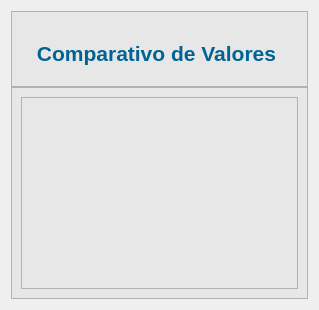
            <widget class="QWidget" name="pg_comparativo">
             <layout class="QVBoxLayout" name="verticalLayout_2">
              <property name="spacing">
               <number>0</number>
              </property>
              <item>
               <widget class="QFrame" name="frame_12">
                <property name="styleSheet">
                 <string notr="true">QFrame{
Background-color: rgb(231, 231, 231);
}</string>
                </property>
                <property name="frameShape">
                 <enum>QFrame::StyledPanel</enum>
                </property>
                <property name="frameShadow">
                 <enum>QFrame::Raised</enum>
                </property>
                <layout class="QHBoxLayout" name="horizontalLayout_13">
                 <property name="spacing">
                  <number>0</number>
                 </property>
                 <property name="leftMargin">
                  <number>0</number>
                 </property>
                 <property name="bottomMargin">
                  <number>0</number>
                 </property>
                 <item>
                  <widget class="QLabel" name="label_10">
                   <property name="styleSheet">
                    <string notr="true">padding:20;
color: rgb(0, 99, 148);</string>
                   </property>
                   <property name="text">
                    <string>&lt;html&gt;&lt;head/&gt;&lt;body&gt;&lt;p align=&quot;center&quot;&gt;&lt;span style=&quot; font-size:16pt; font-weight:600;&quot;&gt;Comparativo de Valores&lt;/span&gt;&lt;/p&gt;&lt;/body&gt;&lt;/html&gt;</string>
                   </property>
                  </widget>
                 </item>
                </layout>
               </widget>
              </item>
              <item>
               <widget class="QFrame" name="frame_2">
                <property name="styleSheet">
                 <string notr="true">QFrame{
Background-color: rgb(231, 231, 231);
}
</string>
                </property>
                <property name="frameShape">
                 <enum>QFrame::StyledPanel</enum>
                </property>
                <property name="frameShadow">
                 <enum>QFrame::Raised</enum>
                </property>
                <layout class="QHBoxLayout" name="horizontalLayout_11">
                 <item>
                  <widget class="QTableView" name="tb_comparativo">
                   <property name="styleSheet">
                    <string notr="true">QTableView{
	font: 11pt;

}
QHeaderView::section{
	background-color: #fff;
	color: #000;
	font: 12pt;	
	border-left: 0.5px solid transparent;
    border-bottom: 0.5px solid transparent;
    border-top: 0.5px solid transparent;
    border-right: 0.5px solid transparent;
}
QTableView::item {

	font: 14pt &quot;MS Shell Dlg 2&quot;;
}
QTableView::item:alternate {
	background-color: #f2f2f2;
	background-color: #fff;
    }
</string>
                   </property>
                   <property name="alternatingRowColors">
                    <bool>true</bool>
                   </property>
                   <property name="wordWrap">
                    <bool>true</bool>
                   </property>
                  </widget>
                 </item>
                </layout>
               </widget>
              </item>
             </layout>
            </widget>
